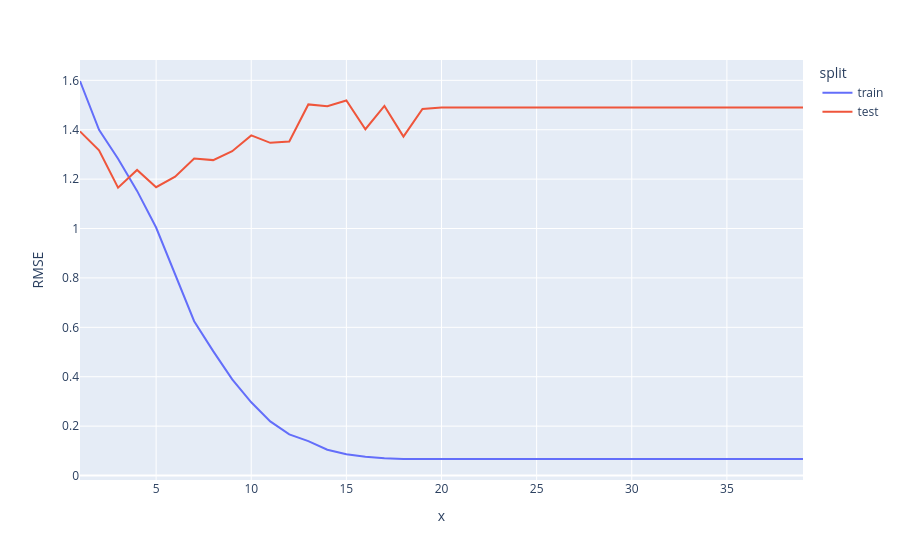

The cell this chart's notebook holds for it:
### Code cell
px.line(df_long,x="x",y = "RMSE",color="split").show()

### Figure 1 — Plotly figure (JSON) as saved in the notebook; plotly's stock layout.template omitted (floating-point values rounded to 4 significant figures)
{"data": [{"hovertemplate": "split=train<br>x=%{x}<br>RMSE=%{y}<extra></extra>", "legendgroup": "train", "line": {"color": "#636efa", "dash": "solid"}, "marker": {"symbol": "circle"}, "mode": "lines", "name": "train", "orientation": "v", "showlegend": true, "type": "scatter", "x": [1, 2, 3, 4, 5, 6, 7, 8, 9, 10, 11, 12, 13, 14, 15, 16, 17, 18, 19, 20, 21, 22, 23, 24, 25, 26, 27, 28, 29, 30, 31, 32, 33, 34, 35, 36, 37, 38, 39], "xaxis": "x", "y": [1.597, 1.4, 1.282, 1.152, 1.004, 0.8119, 0.6248, 0.5036, 0.3892, 0.2965, 0.219, 0.1664, 0.1391, 0.1045, 0.08601, 0.07571, 0.06952, 0.06724, 0.06697, 0.06693, 0.06693, 0.06693, 0.06693, 0.06693, 0.06693, 0.06693, 0.06693, 0.06693, 0.06693, 0.06693, 0.06693, 0.06693, 0.06693, 0.06693, 0.06693, 0.06693, 0.06693, 0.06693, 0.06693], "yaxis": "y"}, {"hovertemplate": "split=test<br>x=%{x}<br>RMSE=%{y}<extra></extra>", "legendgroup": "test", "line": {"color": "#EF553B", "dash": "solid"}, "marker": {"symbol": "circle"}, "mode": "lines", "name": "test", "orientation": "v", "showlegend": true, "type": "scatter", "x": [1, 2, 3, 4, 5, 6, 7, 8, 9, 10, 11, 12, 13, 14, 15, 16, 17, 18, 19, 20, 21, 22, 23, 24, 25, 26, 27, 28, 29, 30, 31, 32, 33, 34, 35, 36, 37, 38, 39], "xaxis": "x", "y": [1.393, 1.317, 1.166, 1.237, 1.167, 1.21, 1.283, 1.277, 1.313, 1.377, 1.347, 1.352, 1.502, 1.495, 1.519, 1.402, 1.496, 1.372, 1.484, 1.49, 1.49, 1.49, 1.49, 1.49, 1.49, 1.49, 1.49, 1.49, 1.49, 1.49, 1.49, 1.49, 1.49, 1.49, 1.49, 1.49, 1.49, 1.49, 1.49], "yaxis": "y"}], "layout": {"legend": {"title": {"text": "split"}, "tracegroupgap": 0}, "margin": {"t": 60}, "xaxis": {"anchor": "y", "domain": [0, 1], "title": {"text": "x"}}, "yaxis": {"anchor": "x", "domain": [0, 1], "title": {"text": "RMSE"}}}}
